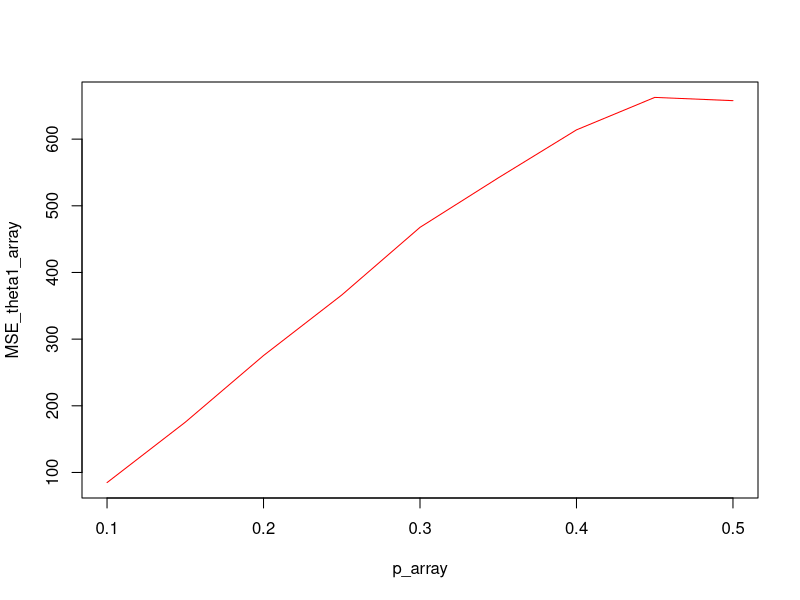
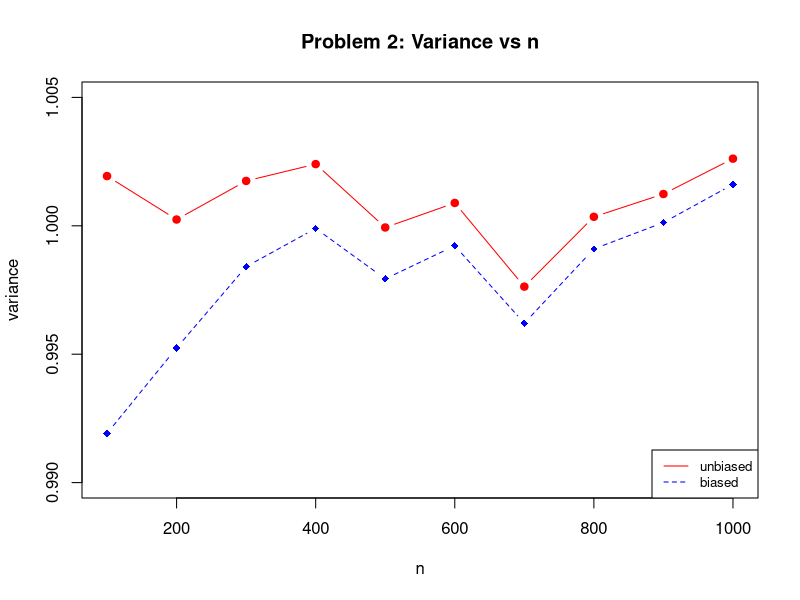

The R script that drew these images, in order: (Note: this script raises an error after producing the figures.)
# Yaw Amankwah
# Homework7

# PROBLEM 1

n = 30
m = 1e4
# Let theta1 = usual unbiased estimator 
# Let theta2 = np(1-p)

p_array = c()
MSE_theta1_array = c()
MSE_theta2_array = c()
for (p in seq(from=0.1, to=0.5, by=0.05)) {
  x = rbinom(m,n,p)
  x_bar = mean(x)
  p_hat = sum(x/n)/(m)
  theta1 = (sum((x - x_bar)^2))/(n-1)
  theta2 = n * p_hat * (1 - p_hat)
  var_x = var(x)
  MSE_theta1 = ((var_x - theta1)^2)/m
  MSE_theta2 = ((var_x - theta2)^2)/m
  p_array = append(p_array, p)
  MSE_theta1_array = append(MSE_theta1_array, MSE_theta1)
  MSE_theta2_array = append(MSE_theta2_array, MSE_theta2)
}

plot(p_array, MSE_theta1_array, type="l", col="red")
lines(p_array, MSE_theta2_array, type = "l", col="blue")

# MSE_theta2_array values too small to show on the same graph

 

# PROBLEM 2
N = 1e3
var1_array = c()
var2_array = c()
n_array = c()
for (n in seq(from=100, to=1000, by=100)) {
  n_array = append(n_array, n)
  var1_total = 0
  var2_total = 0
  for (i in (1:N)) {
    x = rnorm(n)
    x_bar = mean(x)
    var1 = (sum((x - x_bar)^2))/(n-1)
    var2 = (sum((x - x_bar)^2))/n
    var1_total = var1_total + var1
    var2_total = var2_total + var2
  }
  var1_array = append(var1_array, var1_total/N)
  var2_array = append(var2_array, var2_total/N)
}

plot(n_array, var1_array, type="b", pch=19, col="red",
     ylim = c(0.990, 1.005), xlab = "n", ylab = "variance",
     main="Problem 2: Variance vs n")
lines(n_array, var2_array, pch = 18, col="blue", type="b", lty=2)
legend("bottomright", legend=c("unbiased", "biased"),
       col = c("red", "blue"), lty = 1:2, cex=0.8)

# PROBLEM 3
# MLE for U([a,b]). a = e, b = 3pi
a = exp(1)
b = 3 * pi
n = 100
X = runif(n, a, b)

Likelihood_fun = function(a,b,n=100){
  return (1/(b-a)^n)
}

# create a (x,y) grid and evaluate Lfun on it
start_time = Sys.time()

N = 1e4
x = seq(0, 4, by=4/N)
y = seq(6, 12, by=6/N)
Lgrid = outer(x,y,Likelihood_fun)

# find the maximizer of Lgrid
maxidx = which(Lgrid == max(Lgrid), arr.ind = TRUE)  
a_MLE = x[maxidx[1]]
b_MLE = y[maxidx[2]]

end_time = Sys.time()
print(end_time-start_time)
print(c(a,b,a_MLE,b_MLE))

# PROBLEM 4

# (a)
z_alpha = -qnorm(0.025, 0 , 1)
x_bar_greater = (0.17) * z_alpha + 3.5
x_bar_less = (0.17) * (-z_alpha) + 3.5
cat("Reject null hypothesis if x_bar in interval: [0,", x_bar_less,"]")
print("OR")
cat("Reject null hypothesis if x_bar in interval: [", x_bar_greater, ",6]")

# (b)
n = 100
N = 1e5
alpha = 0.05
c_alpha = -qnorm(alpha/2,0,1)
my_sampling1 = function(n) {
  result = c()
  U = runif(n, 0, 8)
  for (i in U) {
    if (0 <= i & i < 2) {result = append(result, 1)}
    else if (2 <= i & i < 3) {result = append(result, 2)}
    else if (3 <= i & i < 4) {result = append(result, 3)}
    else if (4 <= i & i < 5) {result = append(result, 4)}
    else if (5 <= i & i < 6) {result = append(result, 5)}
    else {result = append(result, 6)}
  }
  return(result)
}

num_fails1 = 0
for (i in (1:N)) {
  X = my_sampling1(n)
  if ((mean(X) >= x_bar_greater) | (mean(X) <= x_bar_less)) {
    num_fails1 = num_fails1 + 1
  }
}
cat("Fail z-test: ", num_fails1/N * 100, "%")

# (c)

n = 100
N = 1e5
alpha = 0.05
c_alpha = -qnorm(alpha/2,0,1)
my_sampling2 = function(n) {
  result = c()
  U = runif(n, 0, 8)
  for (i in U) {
    if (0 <= i & i < 1) {result = append(result, 1)}
    else if (1 <= i & i < 2) {result = append(result, 2)}
    else if (2 <= i & i < 4) {result = append(result, 3)}
    else if (4 <= i & i < 6) {result = append(result, 4)}
    else if (6 <= i & i < 7) {result = append(result, 5)}
    else {result = append(result, 6)}
  }
  return(result)
}

num_fails2 = 0
for (i in (1:N)) {
  X = my_sampling2(n)
  if ((mean(X) >= x_bar_greater) | (mean(X) <= x_bar_less)) {
    num_fails2 = num_fails2 + 1
  }
}
cat("Fail z-test: ", num_fails2/N * 100, "%")


# (d)

# The two loaded dice have the same expected value (3.5) as a fair dice.
# I expect that their means will be similar to a fair dice
# and hence have similar reject rates for the z-test (I assumed 0%)
